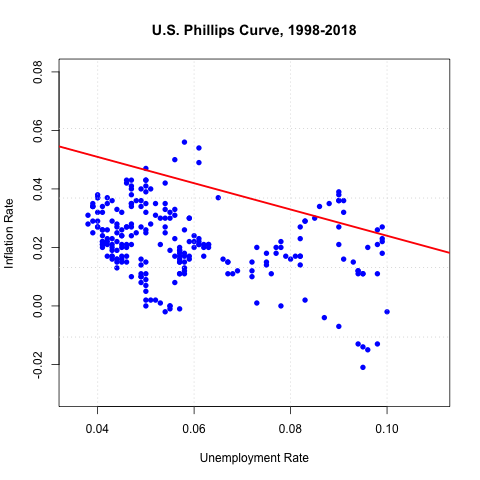

The R source for this figure:
# Phillips Curve from 1998-2018 (07/1998-07/2018)
# Data taken from Bureau of Labor Statistics (BLS)
# https://www.bls.gov/opub/

# Data imported and cleaned in Excel
# Filename: PCURVE(8.25.18).xlsx

# create variable containing seperate columns
CPI <-c(PCURVE$CPI)
UR <-c(PCURVE$UR)

# create save file
png(file = "PCURVE.png")

# scatterplot Unemployment Rate vs. Inflation Rate
plot(UR,CPI, col="blue", pch=16,
     xlab = "Unemployment Rate",
     ylab = "Inflation Rate", 
     xlim = c(0.035,0.11),
     ylim = c(-0.03,0.08),
     main = "U.S. Phillips Curve, 1998-2018"
     )

# add grid lines
# lwd specifies thinkness of line
grid(NULL, 5, lwd=1, col="lightgray", lty="dotted")

# insert linear model into z variable
z <- lm(UR~CPI)

# add regression line
abline(z, col="red", lwd=2.5)

# save flie
dev.off()
